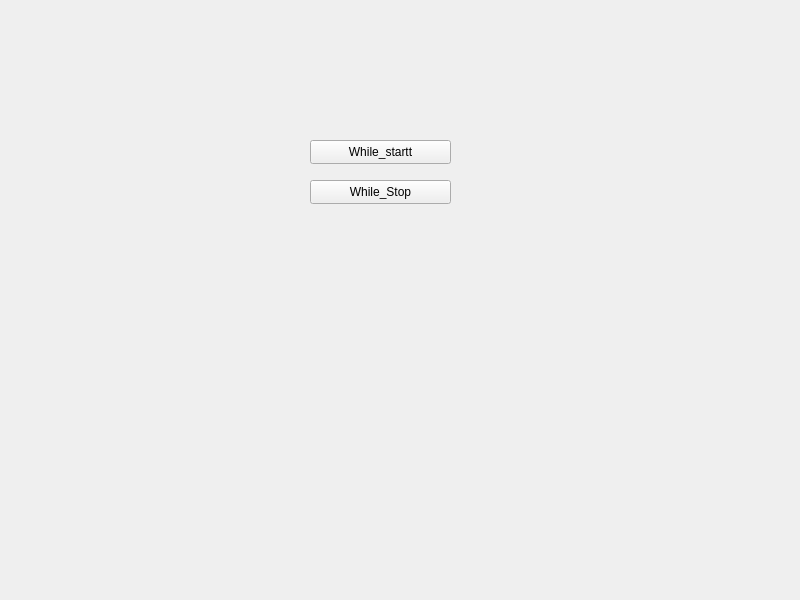
<?xml version="1.0" encoding="UTF-8"?>
<ui version="4.0">
 <class>Widget</class>
 <widget class="QWidget" name="Widget">
  <property name="geometry">
   <rect>
    <x>0</x>
    <y>0</y>
    <width>800</width>
    <height>600</height>
   </rect>
  </property>
  <property name="windowTitle">
   <string>Widget</string>
  </property>
  <widget class="QPushButton" name="pushButton">
   <property name="geometry">
    <rect>
     <x>310</x>
     <y>140</y>
     <width>141</width>
     <height>24</height>
    </rect>
   </property>
   <property name="text">
    <string>While_startt</string>
   </property>
  </widget>
  <widget class="QPushButton" name="pushButton_2">
   <property name="geometry">
    <rect>
     <x>310</x>
     <y>180</y>
     <width>141</width>
     <height>24</height>
    </rect>
   </property>
   <property name="text">
    <string>While_Stop</string>
   </property>
  </widget>
 </widget>
 <resources/>
 <connections/>
</ui>
